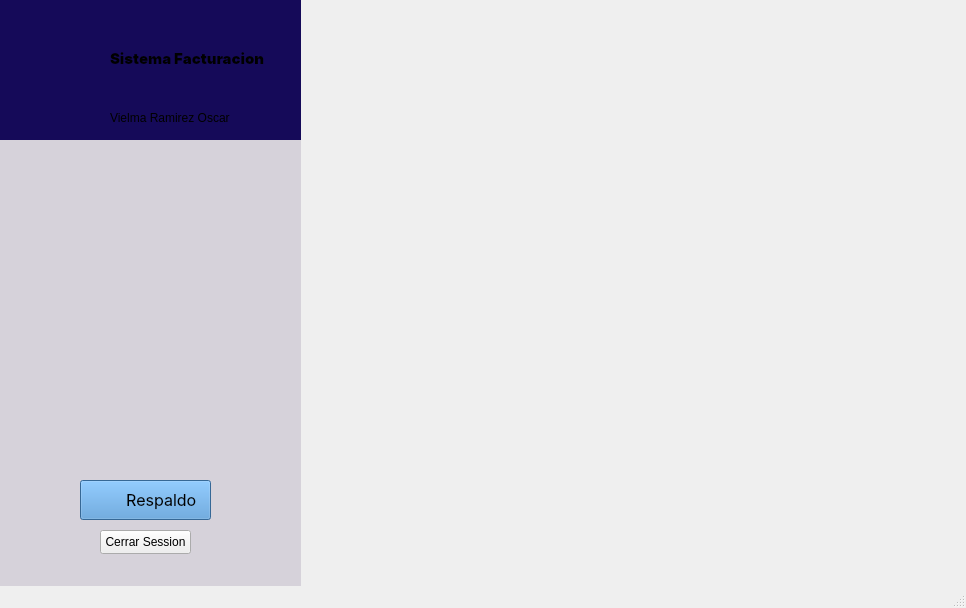
<?xml version="1.0" encoding="UTF-8"?>
<ui version="4.0">
 <class>MainWindow</class>
 <widget class="QMainWindow" name="MainWindow">
  <property name="geometry">
   <rect>
    <x>0</x>
    <y>0</y>
    <width>966</width>
    <height>608</height>
   </rect>
  </property>
  <property name="windowTitle">
   <string>MainWindow</string>
  </property>
  <widget class="QWidget" name="centralwidget">
   <widget class="QLabel" name="Icono">
    <property name="geometry">
     <rect>
      <x>20</x>
      <y>30</y>
      <width>49</width>
      <height>16</height>
     </rect>
    </property>
    <property name="text">
     <string/>
    </property>
    <property name="pixmap">
     <pixmap>C:/Users/descargas/image 5.png</pixmap>
    </property>
    <property name="scaledContents">
     <bool>true</bool>
    </property>
   </widget>
   <widget class="QLabel" name="label">
    <property name="geometry">
     <rect>
      <x>30</x>
      <y>20</y>
      <width>69</width>
      <height>72</height>
     </rect>
    </property>
    <property name="text">
     <string/>
    </property>
    <property name="pixmap">
     <pixmap>../../../descargas/image 5.png</pixmap>
    </property>
    <property name="scaledContents">
     <bool>true</bool>
    </property>
   </widget>
   <widget class="QLabel" name="color_icono">
    <property name="geometry">
     <rect>
      <x>0</x>
      <y>0</y>
      <width>301</width>
      <height>141</height>
     </rect>
    </property>
    <property name="styleSheet">
     <string notr="true">background-color:rgb(21, 10, 89);</string>
    </property>
    <property name="text">
     <string/>
    </property>
   </widget>
   <widget class="QLabel" name="label_3">
    <property name="geometry">
     <rect>
      <x>110</x>
      <y>50</y>
      <width>161</width>
      <height>16</height>
     </rect>
    </property>
    <property name="font">
     <font>
      <family>Inter Black</family>
      <pointsize>11</pointsize>
     </font>
    </property>
    <property name="text">
     <string>Sistema Facturacion</string>
    </property>
   </widget>
   <widget class="QLabel" name="label_2">
    <property name="geometry">
     <rect>
      <x>70</x>
      <y>100</y>
      <width>32</width>
      <height>32</height>
     </rect>
    </property>
    <property name="text">
     <string/>
    </property>
    <property name="pixmap">
     <pixmap>../../../descargas/image 13.png</pixmap>
    </property>
    <property name="scaledContents">
     <bool>true</bool>
    </property>
   </widget>
   <widget class="QLabel" name="emisor_label">
    <property name="geometry">
     <rect>
      <x>110</x>
      <y>110</y>
      <width>132</width>
      <height>16</height>
     </rect>
    </property>
    <property name="minimumSize">
     <size>
      <width>132</width>
      <height>16</height>
     </size>
    </property>
    <property name="text">
     <string>Vielma Ramirez Oscar</string>
    </property>
   </widget>
   <widget class="QLabel" name="fondo_botones">
    <property name="geometry">
     <rect>
      <x>0</x>
      <y>140</y>
      <width>301</width>
      <height>461</height>
     </rect>
    </property>
    <property name="styleSheet">
     <string notr="true">background-color:rgb(214, 210, 218);</string>
    </property>
    <property name="text">
     <string/>
    </property>
   </widget>
   <widget class="QPushButton" name="boton_respaldo">
    <property name="geometry">
     <rect>
      <x>80</x>
      <y>480</y>
      <width>131</width>
      <height>40</height>
     </rect>
    </property>
    <property name="font">
     <font>
      <family>Inter</family>
      <pointsize>12</pointsize>
     </font>
    </property>
    <property name="styleSheet">
     <string notr="true">background-color:rgb(75, 145, 210);</string>
    </property>
    <property name="text">
     <string>       Respaldo</string>
    </property>
    <property name="default">
     <bool>false</bool>
    </property>
    <property name="flat">
     <bool>false</bool>
    </property>
   </widget>
   <widget class="QPushButton" name="boton_session">
    <property name="geometry">
     <rect>
      <x>100</x>
      <y>530</y>
      <width>91</width>
      <height>24</height>
     </rect>
    </property>
    <property name="text">
     <string>Cerrar Session</string>
    </property>
   </widget>
   <widget class="QLabel" name="label_4">
    <property name="geometry">
     <rect>
      <x>86</x>
      <y>483</y>
      <width>32</width>
      <height>32</height>
     </rect>
    </property>
    <property name="text">
     <string/>
    </property>
    <property name="pixmap">
     <pixmap>../../../descargas/image 27.png</pixmap>
    </property>
    <property name="scaledContents">
     <bool>true</bool>
    </property>
   </widget>
   <zorder>color_icono</zorder>
   <zorder>Icono</zorder>
   <zorder>label</zorder>
   <zorder>label_3</zorder>
   <zorder>label_2</zorder>
   <zorder>emisor_label</zorder>
   <zorder>fondo_botones</zorder>
   <zorder>boton_respaldo</zorder>
   <zorder>boton_session</zorder>
   <zorder>label_4</zorder>
  </widget>
  <widget class="QStatusBar" name="statusbar"/>
 </widget>
 <resources/>
 <connections/>
</ui>
